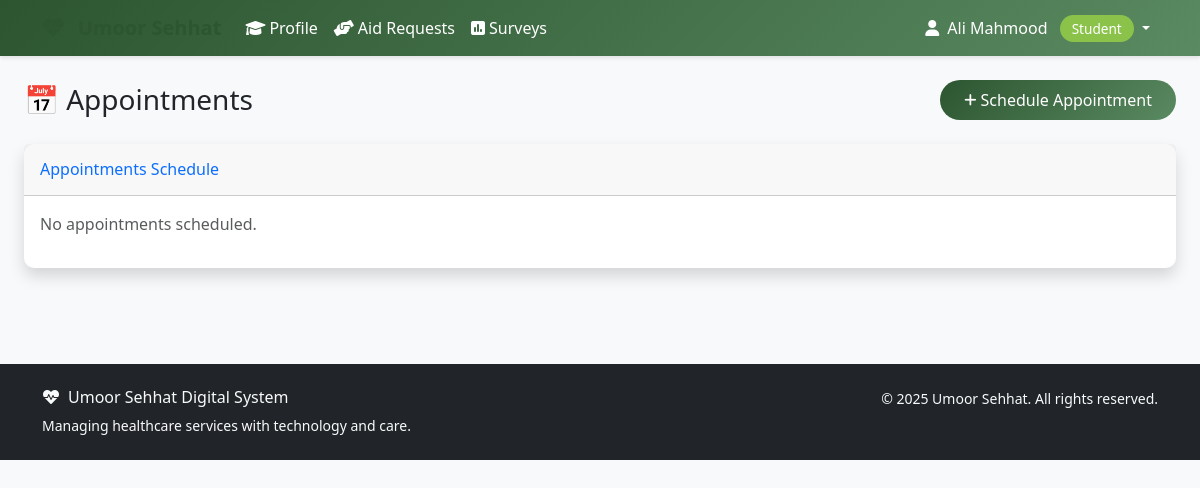
/mahalshifa/appointments/ (signed in), run on an earlier commit of the app's database.
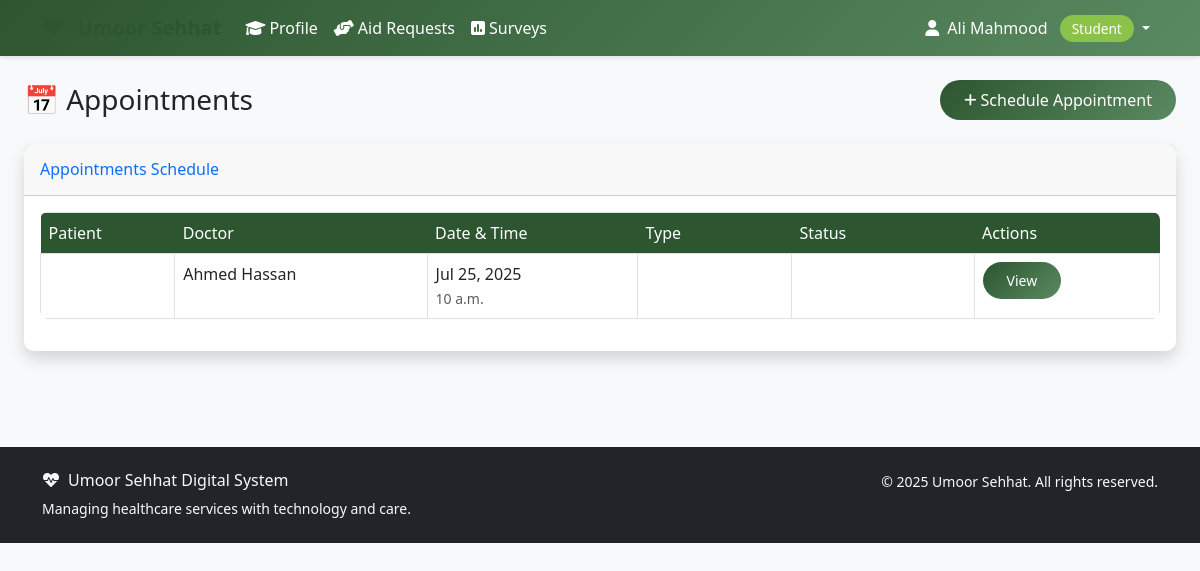
And on a later commit of the database.
### accounts/models.py (models this page shows, shortened)
class User(AbstractUser):
    ROLE_CHOICES = [
        ('aamil', 'Aamil'),
        ('moze_coordinator', 'Moze Coordinator'),
        ('doctor', 'Doctor'),
        ('student', 'Student'),
        ('badri_mahal_admin', 'Badri Mahal Admin'),
    ]
    role = models.CharField(max_length=20, choices=ROLE_CHOICES, default='student')
    its_id = models.CharField(
        max_length=8,
        unique=True,
        null=True,
        blank=True,
        validators=[RegexValidator(
            regex=r'^\d{8}$',
            message='ITS ID must be exactly 8 digits',
            code='invalid_its_id'
        )],
        help_text='8-digit ITS ID'
    )
    phone_number = models.CharField(max_length=15, blank=True, null=True)
    profile_photo = models.ImageField(upload_to='profile_photos/', blank=True, null=True)
    arabic_name = models.CharField(max_length=100, blank=True, null=True)
    age = models.PositiveIntegerField(blank=True, null=True)
    verified_certificate = models.FileField(upload_to='certificates/', blank=True, null=True)
    specialty = models.CharField(max_length=100, blank=True, null=True)
    college = models.CharField(max_length=100, blank=True, null=True)  # For students
    specialization = models.CharField(max_length=100, blank=True, null=True)  # For students
    created_at = models.DateTimeField(auto_now_add=True)
    updated_at = models.DateTimeField(auto_now=True)
    def get_full_name(self):
        if self.arabic_name:
            return self.arabic_name
        return super().get_full_name() or self.username
    @property
    def is_aamil(self):
        return self.role == 'aamil'
    @property
    def is_moze_coordinator(self):
        return self.role == 'moze_coordinator'
    @property
    def is_doctor(self):
        return self.role == 'doctor'
    @property
    def is_student(self):
        return self.role == 'student'
    @property
    def is_admin(self):
        return self.role == 'badri_mahal_admin' or self.is_superuser
    class Meta:
        verbose_name = 'User'
        verbose_name_plural = 'Users'
        ordering = ['first_name', 'last_name']

### mahalshifa/models.py (models this page shows, shortened)
class Appointment(models.Model):
    patient = models.ForeignKey(Patient, on_delete=models.CASCADE, related_name='appointments')
    doctor = models.ForeignKey('Doctor', on_delete=models.CASCADE, related_name='appointments')
    moze = models.ForeignKey(Moze, on_delete=models.CASCADE, related_name='appointments')
    service = models.ForeignKey(MedicalService, on_delete=models.SET_NULL, null=True, blank=True)
    appointment_date = models.DateField()
    appointment_time = models.TimeField()
    duration_minutes = models.PositiveIntegerField(default=30)
    reason = models.TextField(help_text='Reason for appointment')
    symptoms = models.TextField(blank=True, null=True, help_text='Patient symptoms')
    notes = models.TextField(blank=True, null=True, help_text='Additional notes')
    STATUS_CHOICES = [
        ('scheduled', 'Scheduled'),
        ('confirmed', 'Confirmed'),
        ('checked_in', 'Checked In'),
        ('in_progress', 'In Progress'),
        ('completed', 'Completed'),
        ('cancelled', 'Cancelled'),
        ('no_show', 'No Show'),
        ('rescheduled', 'Rescheduled'),
    ]
    status = models.CharField(max_length=20, choices=STATUS_CHOICES, default='scheduled')
    APPOINTMENT_TYPES = [
        ('regular', 'Regular Appointment'),
        ('follow_up', 'Follow-up'),
        ('urgent', 'Urgent'),
        ('emergency', 'Emergency'),
        ('screening', 'Health Screening'),
        ('consultation', 'Consultation'),
    ]
    appointment_type = models.CharField(max_length=20, choices=APPOINTMENT_TYPES, default='regular')
    booked_by = models.ForeignKey(
        settings.AUTH_USER_MODEL,
        on_delete=models.SET_NULL,
        null=True,
        blank=True,
        related_name='booked_appointments'
    )
    booking_method = models.CharField(
        max_length=20,
        choices=[
            ('online', 'Online Booking'),
            ('phone', 'Phone Call'),
            ('walk_in', 'Walk-in'),
            ('staff', 'Booked by Staff'),
        ],
        default='online'
    )
    reminder_sent = models.BooleanField(default=False)
    reminder_sent_at = models.DateTimeField(null=True, blank=True)
    created_at = models.DateTimeField(auto_now_add=True)
    updated_at = models.DateTimeField(auto_now=True)
    class Meta:
        ordering = ['appointment_date', 'appointment_time']
        unique_together = ['doctor', 'appointment_date', 'appointment_time']
        verbose_name = 'Appointment'
        verbose_name_plural = 'Appointments'

class Doctor(models.Model):
    user = models.OneToOneField(
        settings.AUTH_USER_MODEL,
        on_delete=models.CASCADE,
        related_name='mahalshifa_doctor_profile'
    )
    license_number = models.CharField(max_length=50, unique=True)
    specialization = models.CharField(max_length=100)
    qualification = models.CharField(max_length=200)
    experience_years = models.PositiveIntegerField(default=0)
    hospital = models.ForeignKey(Hospital, on_delete=models.CASCADE, related_name='doctors')
    department = models.ForeignKey(Department, on_delete=models.CASCADE, related_name='doctors')
    is_available = models.BooleanField(default=True)
    is_emergency_doctor = models.BooleanField(default=False)
    consultation_fee = models.DecimalField(max_digits=10, decimal_places=2, default=0)
    created_at = models.DateTimeField(auto_now_add=True)

### mahalshifa/views.py (the view, shortened to what this page needs)
# urls.py: path('appointments/', views.AppointmentListView.as_view(), name='appointment_list'),
class AppointmentListView(LoginRequiredMixin, ListView):
    model = Appointment
    template_name = 'mahalshifa/appointment_list.html'
    context_object_name = 'appointments'
    paginate_by = 20
    def get_queryset(self):
        user = self.request.user
        if user.role == 'admin':
            queryset = Appointment.objects.all()
        elif user.is_aamil or user.is_moze_coordinator:
            user_hospitals = Hospital.objects.filter(staff__user=user)
            queryset = Appointment.objects.filter(doctor__hospital__in=user_hospitals)
        else:
            try:
                patient_profile = user.patient_record
                queryset = Appointment.objects.filter(patient=patient_profile)
            except:
                queryset = Appointment.objects.none()
        if hasattr(self, 'request') and self.request:
            status = self.request.GET.get('status')
            if status:
                queryset = queryset.filter(status=status)
            date_filter = self.request.GET.get('date')
            if date_filter == 'today':
                queryset = queryset.filter(appointment_date=timezone.now().date())
            elif date_filter == 'week':
                week_start = timezone.now().date() - timedelta(days=timezone.now().weekday())
                week_end = week_start + timedelta(days=6)
                queryset = queryset.filter(appointment_date__range=[week_start, week_end])
            doctor_filter = self.request.GET.get('doctor')
            if doctor_filter:
                queryset = queryset.filter(doctor_id=doctor_filter)
        return queryset.select_related(
            'patient__user_account', 'doctor__user', 'doctor__hospital'
        ).order_by('-appointment_date', '-appointment_time')
    def get_context_data(self, **kwargs):
        context = super().get_context_data(**kwargs)
        user = self.request.user
        context['status_choices'] = Appointment.STATUS_CHOICES
        if user.role == 'admin' or user.is_aamil or user.is_moze_coordinator:
            context['doctors'] = Doctor.objects.filter(is_available=True).select_related('user')
        context['current_filters'] = {
            'status': self.request.GET.get('status', ''),
            'date': self.request.GET.get('date', ''),
            'doctor': self.request.GET.get('doctor', ''),
        }
        return context

### templates/mahalshifa/appointment_list.html (shortened to what this page needs)
{% extends 'base.html' %}
{% block content %}
<div class="container-fluid">
    <div class="row mb-4">
        <div class="col-12">
            <div class="d-sm-flex align-items-center justify-content-between">
                <h1 class="h3 mb-0 text-gray-800">📅 Appointments</h1>
        <a href="{% url 'mahalshifa:appointment_create' %}" class="btn btn-primary">
            <i class="fas fa-plus fa-sm"></i> Schedule Appointment
        </a>
            </div>
        </div>
    </div>
        <div class="card shadow mb-4">
            <div class="card-header py-3">
                <h6 class="m-0 font-weight-bold text-primary">Appointments Schedule</h6>
            </div>
            <div class="card-body">
                {% if appointments %}
                    <div class="table-responsive">
                        <table class="table table-bordered">
                            <thead>
                                <tr>
                                    <th>Patient</th>
                                    <th>Doctor</th>
                                    <th>Date & Time</th>
                                    <th>Type</th>
                                    <th>Status</th>
                                    <th>Actions</th>
                                </tr>
                            </thead>
                            <tbody>
                                {% for appointment in appointments %}
                                <tr>
                                    <td>
                                    </td>
                                    <td>{{ appointment.doctor.user.get_full_name }}</td>
                                    <td>
                                        {{ appointment.appointment_date|date:"M d, Y" }}<br>
                                        <small class="text-muted">{{ appointment.appointment_time }}</small>
                                    </td>
                                    <td>
                                        {% if appointment.appointment_type == 'emergency' %}
                                            <span class="badge badge-danger">Emergency</span>
                                        {% elif appointment.appointment_type == 'urgent' %}
                                            <span class="badge badge-warning">Urgent</span>
                                        {% else %}
                                            <span class="badge badge-info">Regular</span>
                                        {% endif %}
                                    </td>
                                    <td>
                                        {% if appointment.status == 'scheduled' %}
                                            <span class="badge badge-warning">Scheduled</span>
                                        {% elif appointment.status == 'completed' %}
                                            <span class="badge badge-success">Completed</span>
                                        {% elif appointment.status == 'cancelled' %}
                                            <span class="badge badge-danger">Cancelled</span>
                                        {% else %}
                                            <span class="badge badge-info">{{ appointment.get_status_display }}</span>
                                        {% endif %}
                                    </td>
                                    <td>
                                        <a href="{% url 'mahalshifa:appointment_detail' appointment.pk %}" class="btn btn-sm btn-primary">View</a>
                                    </td>
                                </tr>
                                {% endfor %}
                            </tbody>
                        </table>
                    </div>
                {% else %}
                    <p class="text-muted">No appointments scheduled.</p>
                {% endif %}
            </div>
        </div>
</div>
{% endblock %}

### templates/base.html (shortened to what this page needs)
<!DOCTYPE html>
<html lang="en">
<head>
    <link href="https://cdn.jsdelivr.net/npm/bootstrap@5.3.0/dist/css/bootstrap.min.css" rel="stylesheet">
    <link href="https://cdnjs.cloudflare.com/ajax/libs/font-awesome/6.0.0/css/all.min.css" rel="stylesheet">
</head>
<body>
    <nav class="navbar navbar-expand-lg navbar-custom">
        <div class="container">
            <a class="navbar-brand text-white" href="{% url 'dashboard' %}">
                <i class="fas fa-heartbeat me-2"></i>
            </a>
            <div class="collapse navbar-collapse" id="navbarNav">
                {% if user.is_authenticated %}
                    <ul class="navbar-nav me-auto">
                        {% if user.is_student %}
                            <li class="nav-item">
                                <a class="nav-link" href="#">
                                    <i class="fas fa-graduation-cap me-1"></i>Profile
                                </a>
                            </li>
                            <li class="nav-item">
                                <a class="nav-link" href="#">
                                    <i class="fas fa-hands-helping me-1"></i>Aid Requests
                                </a>
                            </li>
                        {% endif %}
                        <li class="nav-item">
                            <a class="nav-link" href="#">
                                <i class="fas fa-poll me-1"></i>Surveys
                            </a>
                        </li>
                    </ul>
                    <ul class="navbar-nav">
                        <li class="nav-item dropdown">
                            <a class="nav-link dropdown-toggle" href="#" id="navbarDropdown" role="button" data-bs-toggle="dropdown">
                                <i class="fas fa-user me-1"></i>
                                {{ user.get_full_name|default:user.username }}
                                <span class="role-badge ms-2">{{ user.get_role_display }}</span>
                            </a>
                        </li>
                    </ul>
                {% endif %}
            </div>
        </div>
    </nav>
    <main class="container-fluid py-4">
        {% block content %}{% endblock %}
    </main>
    <footer class="bg-dark text-light py-4 mt-5">
        <div class="container">
            <div class="row">
                <div class="col-md-6">
                    <h6><i class="fas fa-heartbeat me-2"></i>Umoor Sehhat Digital System</h6>
                    <p class="small mb-0">Managing healthcare services with technology and care.</p>
                </div>
                <div class="col-md-6 text-md-end">
                    <p class="small mb-0">
                        &copy; {% now "Y" %} Umoor Sehhat. All rights reserved.
                    </p>
                </div>
            </div>
        </div>
    </footer>
</body>
</html>

### templates/base.html (style rules this page uses)
:root { --primary-color: #2c5530; --secondary-color: #5a8a61; --accent-color: #8bc34a; --text-dark: #2d3436; --bg-light: #f8f9fa; }
body { font-family: 'Segoe UI', Tahoma, Geneva, Verdana, sans-serif; background-color: var(--bg-light); }
.navbar-brand { font-weight: bold; color: var(--primary-color) !important; }
.navbar-custom { background: linear-gradient(135deg, var(--primary-color), var(--secondary-color)); box-shadow: 0 2px 4px rgba(0,0,0,.1); }
.navbar-custom .navbar-nav .nav-link { color: white !important; font-weight: 500; transition: all 0.3s ease; }
.card { border: none; border-radius: 10px; box-shadow: 0 4px 6px rgba(0,0,0,.1); transition: transform 0.3s ease; }
.btn-primary { background: linear-gradient(135deg, var(--primary-color), var(--secondary-color)); border: none; border-radius: 25px; padding: 8px 24px; font-weight: 500; transition: all 0.3s ease; }
.role-badge { background: var(--accent-color); color: white; padding: 4px 12px; border-radius: 20px; font-size: 0.85rem; font-weight: 500; }
.table { border-radius: 8px; overflow: hidden; }
.table thead th { border: none; background: var(--primary-color); color: white; font-weight: 500; }

What changed in the data, as far as the page shows it:
added Appointment: doctor.user.get_full_name "Ahmed Hassan", appointment_date "Jul 25, 2025", appointment_time "10 a.m."
Also different on the page:
text no longer shown: "No appointments scheduled."
text now shown: "Patient Doctor Date & Time Type Status Actions"
